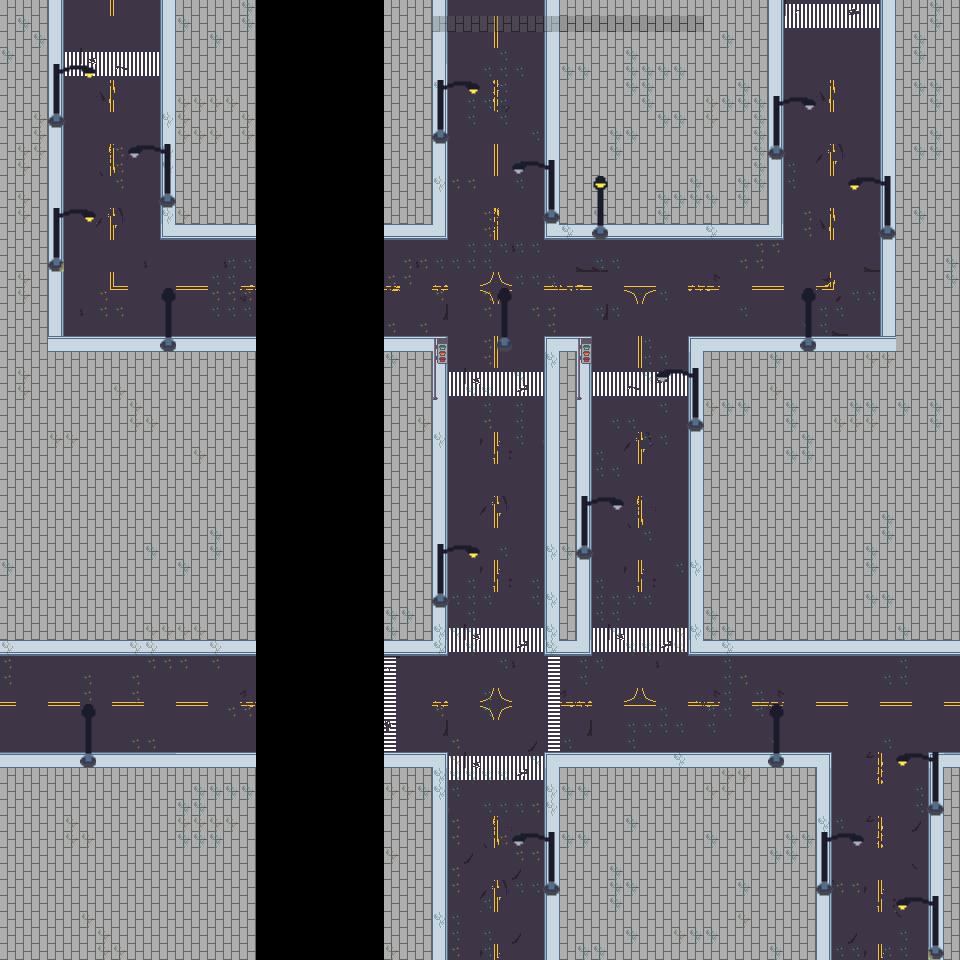

Below is a game level as drawn by its tile map, then a one-line description and the .tmx that defines it (tile-layer data replaced by summaries):
An orthogonal 60x60 tile map with 16x16 px tiles, 3 tile layers (Ruas, Sujeira, sinalizacao), 14 tilesets and 3 objects (3x final).

<map version="1.10" tiledversion="1.11.2" orientation="orthogonal" renderorder="right-down" width="60" height="60" tilewidth="16" tileheight="16" infinite="0" nextlayerid="21" nextobjectid="160">
 <editorsettings>
  <export target="cidade_final.json" format="json" />
 </editorsettings>
 <tileset firstgid="1" name="City Prop Tileset update 2" tilewidth="16" tileheight="16" tilecount="768" columns="32">
  <image source="../tiles/cidade/City Prop Tileset update 2.png" width="512" height="384" />
 </tileset>
 <tileset firstgid="769" name="CP_V1.0.4" tilewidth="16" tileheight="16" tilecount="4096" columns="64">
  <image source="../tiles/cidade/CP_V1.0.4.png" width="1024" height="1024" />
 </tileset>
 <tileset firstgid="4865" name="NES_MStreet_Tile_Set_MockUp" tilewidth="16" tileheight="16" tilecount="574" columns="41">
  <image source="../tiles/cidade/NES_MStreet_Tile_Set_MockUp.png" width="656" height="224" />
 </tileset>
 <tileset firstgid="5439" name="CP_V1.0.4 2x" tilewidth="16" tileheight="16" tilecount="16384" columns="128">
  <image source="../tiles/cidade/CP_V1.0.4 2x.png" width="2048" height="2048" />
 </tileset>
 <tileset firstgid="21823" name="SL001 2x" tilewidth="16" tileheight="16" tilecount="2580" columns="30">
  <image source="../tiles/cidade/SL001 2x.png" width="480" height="1376" />
 </tileset>
 <tileset firstgid="24403" name="neo_zero_tiles_and_buildings_01" tilewidth="16" tileheight="16" tilecount="400" columns="20">
  <image source="../tiles/laboratorio/neo_zero_tiles_and_buildings_01.png" width="320" height="320" />
 </tileset>
 <tileset firstgid="24803" name="fabrica_ext" tilewidth="16" tileheight="16" tilecount="256" columns="16">
  <image source="../tiles/fabrica/fabrica_ext.png" width="256" height="256" />
 </tileset>
 <tileset firstgid="25059" name="fabrica_ext2" tilewidth="16" tileheight="16" tilecount="256" columns="16">
  <image source="../tiles/fabrica/fabrica_ext2.png" width="256" height="256" />
 </tileset>
 <tileset firstgid="25315" name="hospital_ext" tilewidth="16" tileheight="16" tilecount="256" columns="16">
  <image source="../tiles/hospital/hospital_ext.png" width="256" height="256" />
 </tileset>
 <tileset firstgid="25571" name="hospital_ext2" tilewidth="16" tileheight="16" tilecount="176" columns="16">
  <image source="../tiles/hospital/hospital_ext2.png" width="256" height="186" />
 </tileset>
 <tileset firstgid="25747" name="islandbuildings" tilewidth="16" tileheight="16" tilecount="1450" columns="50">
  <image source="../assets/tiles/cidade/islandbuildings.png" trans="c8c8c8" width="800" height="464" />
 </tileset>
 <tileset firstgid="27197" name="islandbuildings 2x" tilewidth="16" tileheight="16" tilecount="5800" columns="100">
  <image source="../assets/tiles/cidade/islandbuildings 2x.png" trans="c8c8c8" width="1600" height="928" />
 </tileset>
 <tileset firstgid="32997" name="fabrica_alt" tilewidth="16" tileheight="16" tilecount="225" columns="15">
  <image source="../assets/tiles/cidade/fabrica_alt.png" trans="c8c8c8" width="240" height="240" />
 </tileset>
 <tileset firstgid="33222" name="Sem título" tilewidth="16" tileheight="16" tilecount="2541" columns="77">
  <image source="../assets/tiles/cidade/Sem título.png" trans="c8c8c8" width="1240" height="530" />
 </tileset>
 <layer id="2" name="Ruas" width="60" height="60">
  <data>[3600 cells, 3120 non-empty, 78 distinct tile ids]</data>
 </layer>
 <layer id="7" name="Sujeira" width="60" height="60" opacity="0.35">
  <data>[3600 cells, 448 non-empty, 3 distinct tile ids]</data>
 </layer>
 <layer id="3" name="sinalizacao" width="60" height="60">
  <data>[3600 cells, 216 non-empty, 47 distinct tile ids]</data>
 </layer>
 <objectgroup id="20" name="interacao">
  <object id="151" name="final" x="272" y="7" width="97" height="15" />
  <object id="152" name="final" x="62" y="6" width="100" height="16" />
  <object id="153" name="final" x="783.5" y="6.5" width="97" height="15" />
 </objectgroup>
</map>
